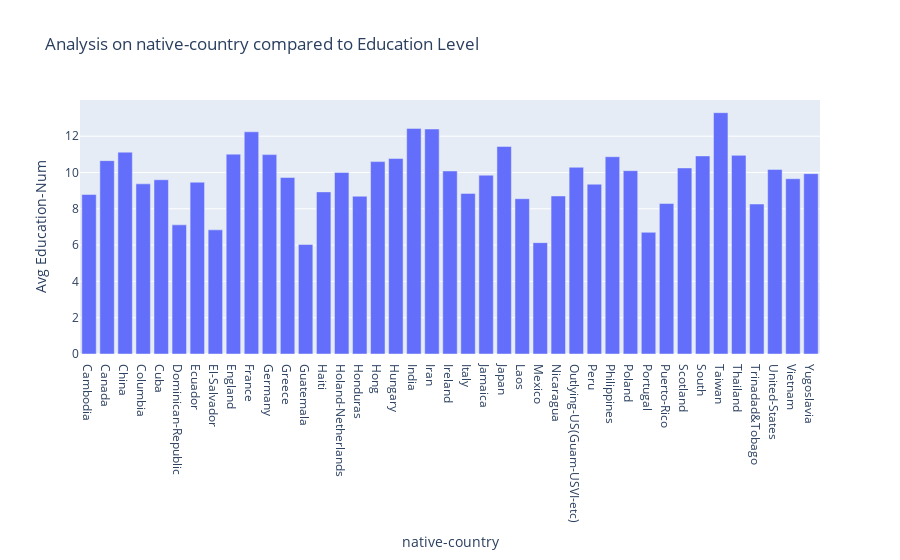

This figure's notebook cell:
### Code cell
figure_1("native-country")

### Figure 1 — Plotly figure (JSON) as saved in the notebook; plotly's stock layout.template omitted (floating-point values rounded to 4 significant figures)
{"data": [{"type": "bar", "x": [" Cambodia", " Canada", " China", " Columbia", " Cuba", " Dominican-Republic", " Ecuador", " El-Salvador", " England", " France", " Germany", " Greece", " Guatemala", " Haiti", " Holand-Netherlands", " Honduras", " Hong", " Hungary", " India", " Iran", " Ireland", " Italy", " Jamaica", " Japan", " Laos", " Mexico", " Nicaragua", " Outlying-US(Guam-USVI-etc)", " Peru", " Philippines", " Poland", " Portugal", " Puerto-Rico", " Scotland", " South", " Taiwan", " Thailand", " Trinadad&Tobago", " United-States", " Vietnam", " Yugoslavia"], "y": [8.789, 10.65, 11.12, 9.373, 9.6, 7.114, 9.464, 6.84, 11.01, 12.24, 10.99, 9.724, 6.031, 8.932, 10, 8.692, 10.6, 10.77, 12.43, 12.4, 10.08, 8.849, 9.852, 11.44, 8.556, 6.135, 8.706, 10.29, 9.355, 10.87, 10.1, 6.703, 8.289, 10.25, 10.91, 13.29, 10.94, 8.263, 10.17, 9.657, 9.938]}], "layout": {"autosize": true, "title": {"text": "Analysis on native-country compared to Education Level"}, "xaxis": {"autorange": true, "range": [-0.5, 40.5], "title": {"text": "native-country"}, "type": "category"}, "yaxis": {"autorange": true, "range": [0, 13.99], "title": {"text": "Avg Education-Num"}, "type": "linear"}}}
